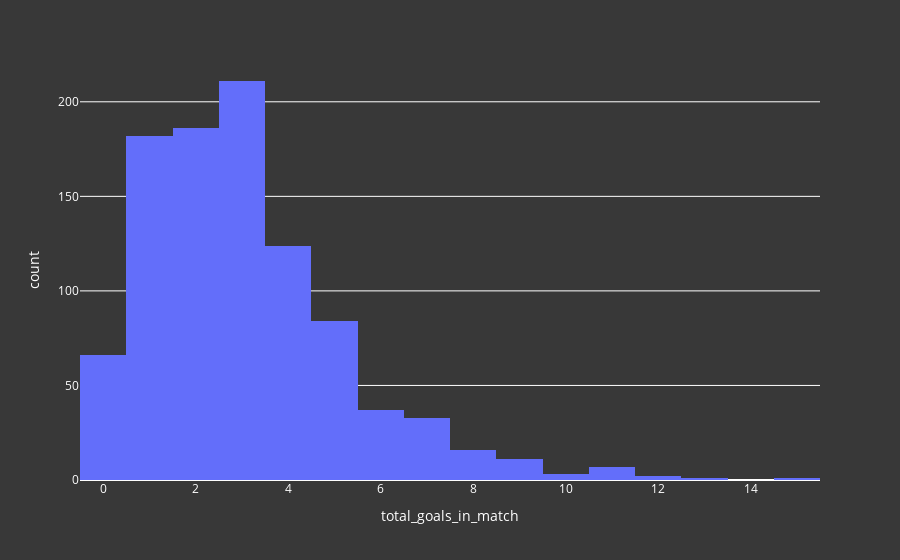

Notebook cell for this chart:
### Markdown cell above
### A histogram for number of goals by match

### Code cell
fig = px.histogram(matches, x="total_goals_in_match")
fig.update_layout(**layout_options)
fig.show()

### Figure 1 — Plotly figure (JSON) as saved in the notebook; plotly's stock layout.template omitted (floating-point values rounded to 4 significant figures; data arrays with more than 128 entries replaced by an {"elided": "..."} marker saying what was removed)
{"data": [{"alignmentgroup": "True", "bingroup": "x", "hovertemplate": "total_goals_in_match=%{x}<br>count=%{y}<extra></extra>", "legendgroup": "", "marker": {"color": "#636efa", "pattern": {"shape": ""}}, "name": "", "offsetgroup": "", "orientation": "v", "showlegend": false, "type": "histogram", "x": {"elided": "964 int values"}, "xaxis": "x", "yaxis": "y"}], "layout": {"barmode": "relative", "legend": {"font": {"color": "white"}, "tracegroupgap": 0}, "margin": {"t": 60}, "paper_bgcolor": "#383838", "plot_bgcolor": "#383838", "title": {"font": {"color": "white"}}, "xaxis": {"anchor": "y", "color": "white", "domain": [0, 1], "title": {"text": "total_goals_in_match"}}, "yaxis": {"anchor": "x", "color": "white", "domain": [0, 1], "title": {"text": "count"}}}}
